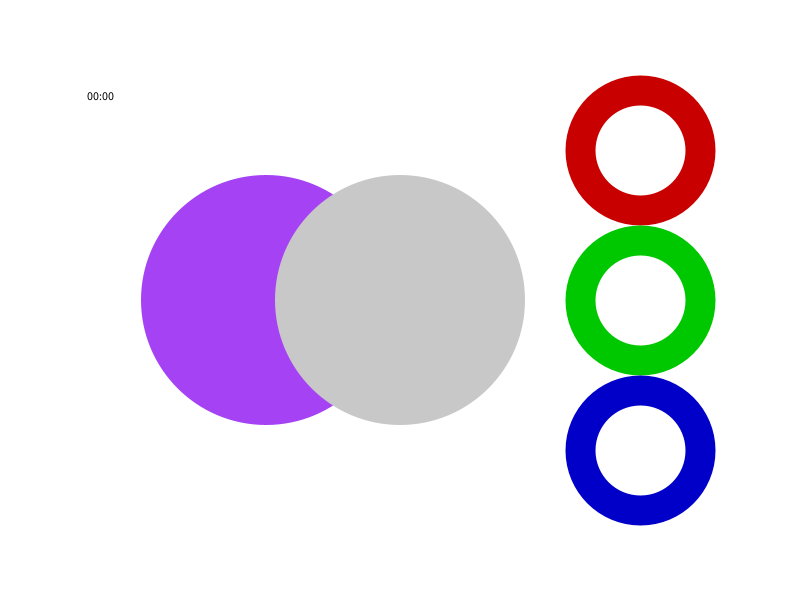
Frame 1 (no input)
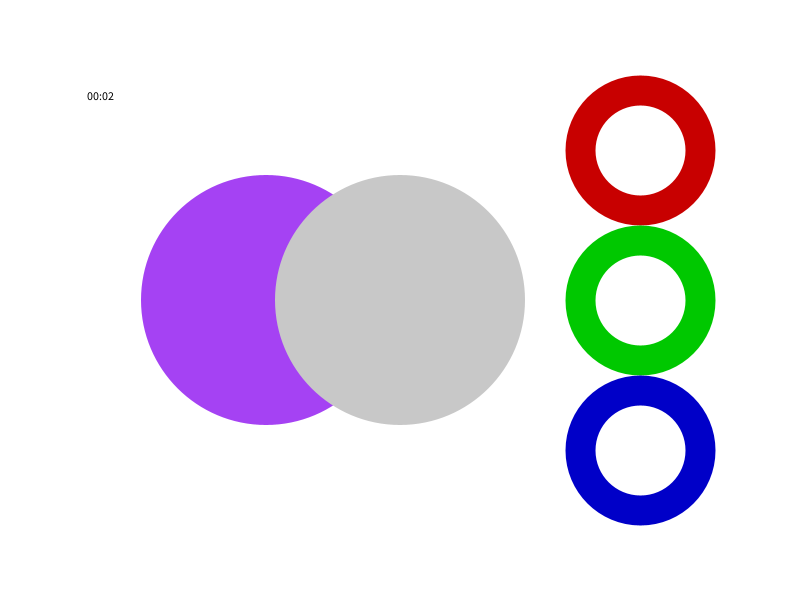
Frame 60 (the mouse pressed at the canvas centre just before this capture)
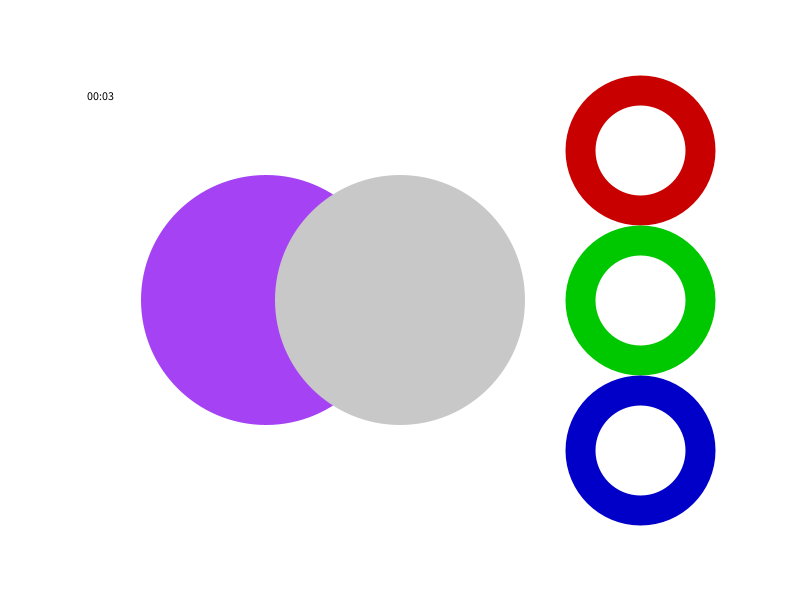
Frame 120 (the mouse held since frame 60 and released just before this capture)

The Processing sketch that drew these frames (run headless with seeded random() and noise(); from frame 60 on, the mouse is pressed at the canvas centre):

// Processing sketch: processing_106607
// ── processing_106607.pde

//Objetos
//Componentes
WheelComponent wheel1;
WheelComponent wheel2;
WheelComponent wheel3;

// Color variables
  // computer
  int R;
  int G;
  int B;  
  
  // user
  int userR = 200;
  int userG = 200;
  int userB = 200;

// layout
int mainRadius = 250;

void setup(){
  size(800, 600);
  colorMode(RGB);

  //Objetos  
  //Componentes
  wheel1 = new WheelComponent("red", userR, width*4/5, height/4);
  wheel2 = new WheelComponent("green", userG, width*4/5, height*2/4);
  wheel3 = new WheelComponent("blue", userB, width*4/5, height*3/4);

  randomColor();  
}

void css(String style){
  
}

void randomColor(){
  R = round(random(0, 255));
  G = round(random(0, 255));
  B = round(random(0, 255));
  println(R);
  println(G);
  println(B);
}

void checkColor(){
  int range = 10;
  if(  (userR - range) < R && R < (userR + range)
    && (userG - range) < G && G < (userG + range)
    && (userB - range) < B && B < (userB + range)){
      fill(0);
      textAlign(CENTER);
      text("yeah", 100, 140);
    }
}

//float time;
//void mousePressed(){
//  time = millis();
//}

void draw(){  
  background(255);
  wheel1.display();
  wheel2.display();
  wheel3.display();

  // Counter
  int minutes = millis()/60000;
  int seconds = millis()/1000;

//  String time = nf(minutes, 2, 0) + ":" + nf(seconds, 2, 0) + ":" + millis();
  fill(0);
  textAlign(CENTER);
  String time = nf(minutes, 2, -1) + ":" + nf(seconds, 2, -1);
  text(time, 100, 100);
  
  // Computer
  noStroke();
  fill(R, G, B);
  ellipse(width*2/6, height/2, mainRadius, mainRadius);  
  
  // User
  noStroke();
  fill(userR, userG, userB);
  ellipse(width*3/6, height/2, mainRadius, mainRadius);
  
  checkColor();
}
class WheelComponent{
  //Data vars
  String name;
  float angle1;
  float angle2;
  int value;
  int increment;
  Boolean isChanging;

  //Layout vars
  float radius;
  float weight;
  int posX;
  int posY;
  int wheelColor;
  
  WheelComponent(String tempName, int tempVar, int tempX, int tempY){
    //Data vars
    name = tempName;
    value = tempVar;

    //Layout vars
    radius = 60;
    weight = 30;
    posX = tempX;
    posY = tempY;
    isChanging = false;
  }

  void incrementa(){
    value += increment;
    value = constrain(value, 0, 255);
    
    if(name == "red"){
      userR = value;
    }else if(name == "green"){
      userG = value;
    }else{
      userB = value;      
    }    
  }  
  
  void display(){
    
    if(dist(posX, posY, mouseX, mouseY) <= (radius + weight/2)){
      isChanging = true;
    }else{
      isChanging = false;
    }
    
    //Verificando o sentido do giro
    if(isChanging){
      if(angle2 > angle1){        //Horário
        increment = 2;
        incrementa();
      }else if(angle2 < angle1){  //Anti-horário
          increment = -2;
          incrementa();
      }
    }
    //Atribuindo o novo ângulo
    angle1 = angle2;
    
    //Desenhando
    pushMatrix();
      translate(posX, posY);

      angle2 = atan2(mouseY - posY, mouseX - posX);

      if(name == "red"){
        wheelColor = color(value, 0, 0);
      }else if(name == "green"){
        wheelColor = color(0, value, 0);
      }else{
        wheelColor = color(0, 0, value);      
      }
      
      //Texto
//      fill(255);
//      estilo("textoWheel");
//      textAlign(CENTER);
//      text(nf(value, 0, 2), 0, 0);
      
      //Aro
      noFill();
      stroke(wheelColor);
      strokeWeight(weight);
      ellipse(0, 0, 2*radius, 2*radius);

      if(isChanging){
        //Bolinha
        rotate(angle2);
        //noFill(255);
        stroke(255);
        strokeWeight(2);
        ellipse(radius, 0 , 30, 30);
      }
    
    popMatrix();
  }
}
